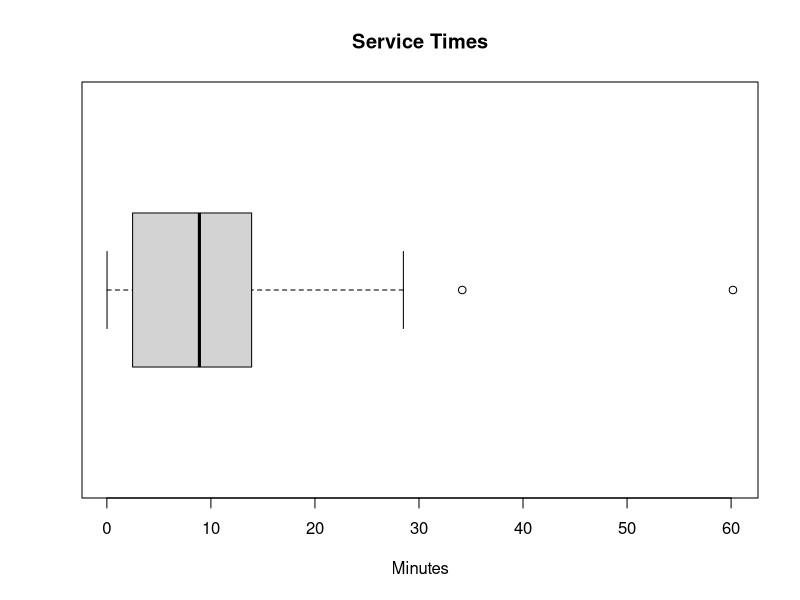
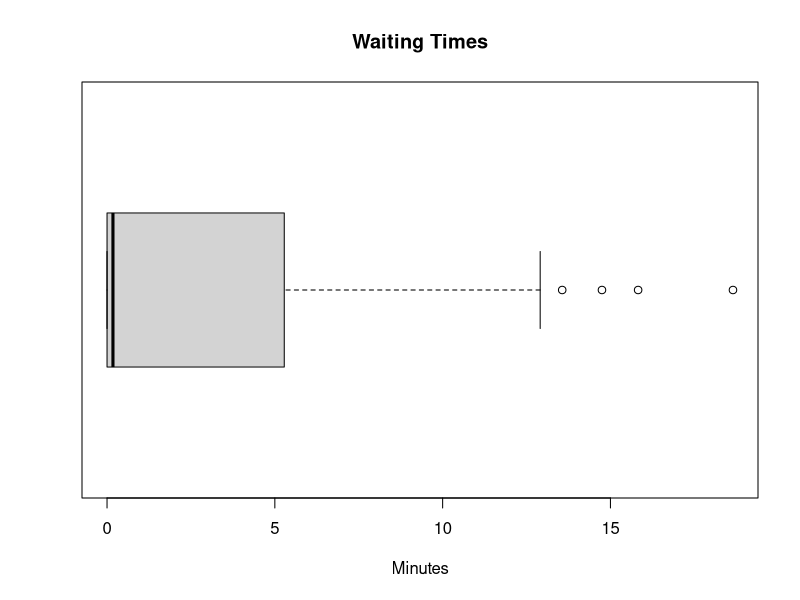

Recreate these plots in R, in order.
## ---- chunk 1

# simulating the arrival times of customers throughout the day

# Poisson process (lambda = 5)
# Tk= arrival time of the kth customer
# Wk= time between the k-1th customer arrival and the kth customer arrival where Wk ~ Pois(lambda)

# set parameter
lambdaA <- 5 # in units: customers per hour
hours <- 12 # operating hours: 10am to 10pm
total_time <- hours*60 # operating hours in minutes
lambdaA <- 5/60 # customers per minute
# converting to minutes because our lambda is low, and we can can get greater precision in analyses this way

n <- ceiling(lambdaA*total_time) # max number of customers the store can have throughout the day

# generate W1,..,Wn (calculating the time between the arrival times of 2 customers)
W_sample <- rexp(n, rate= lambdaA)

# calculate T or the arrival times by summing together the Wi arrival times

T_sample <- numeric(n)

for(i in 1:n) {
  T_sample[i] <- sum(W_sample[1:i])
}

# all possible arrival times of customers throughout the day (X minutes after opening)

# however, the store is only open for 12 hours or 720 minutes so we must get rid of the values that fall outside of the range (go beyond 720)

arrival_times <- T_sample[T_sample <= total_time]

arrival_times

## ---- chunk 2
length(arrival_times) # 55 customers
mean(arrival_times) # 323 mins, 5.4 hours
min(arrival_times) # 10 mins
max(arrival_times) # 711 mins, 11.8 hours
## ---- chunk 3
# given the output from above, simulate the serving times of customers before they leave

# notice that service time is modeled by exp(6)
lambdaS <- 6 # customers per hour
lambdaS <- 6/60 # customers per minute 

# simulate customer's service time 
# n= only simulating the service time for those where T_sample <= total_time
service_times <- rexp(length(arrival_times), rate= lambdaS)

service_times #these are the serving times for each arriving customer before they leave

## ---- chunk 4
boxplot(service_times, horizontal= TRUE, main= "Service Times", xlab= "Minutes")
mean(service_times) # 8.5 mins
## ---- chunk 5

# determining waiting times

# for each observation (customer), calculate when the service begins and when it ends 
# serving ends = service begins + service time
# service begins: either when the customer walks in, or when the previous customer leaves (assumes there is a waiting time)

# compare this to the arrival time 
# if arrival time > time service ends then wait time = 0
# but if arrival time < service time ends then wait time = time service ends- arrival time 

# variable initialization
waiting_times <- numeric(length(arrival_times))  # generating times for each customer
service_start <- numeric(length(arrival_times)) 
service_end <- numeric(length(arrival_times))  
current_end <- numeric(0) # service end time for current customer (i)

# iterate over each customer
for (i in 1:length(arrival_times)) {

  # only includes observations where service time > arrival time => which means there is a wait time
  # gets rid of observations where service < arrival time => 0 wait time
  if (length(current_end) > 0) {
    current_end <- current_end[current_end > arrival_times[i]]
  }
  
 if (length(current_end) == 0) {
   # scenario 1: if there is no waiting time, service starts at the customer arrival
    service_start[i] <- arrival_times[i]
  } else {
    # scenario 2: if there is a waiting time, service starts at the end of the previous customer's end time
    service_start[i] <- min(current_end)
  }
  
  # update the service end time for current customer by adding when service starts and how long the service takes
  service_end[i] <- service_start[i] + service_times[i]
  
  # add this service end time to current end services
  current_end <- c(current_end , service_end[i])
  
  # update waiting time
  waiting_times[i] <- service_start[i] - arrival_times[i]
}


simulation_results <- data.frame(
  customer = 1:length(arrival_times),
  arrival_time = arrival_times,
  service_length = service_times,
  service_start = service_start,
  service_end = service_end,
  waiting_time = waiting_times
)

print(head(simulation_results, 15)) # printing first 15 customers

## ---- chunk 6
boxplot(waiting_times, horizontal= TRUE, main= "Waiting Times", xlab= "Minutes")
mean(waiting_times)
